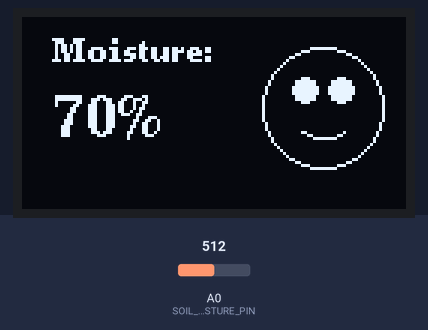
The program below on a simulated Arduino Nano, built with avr-gcc and run on an emulated ATmega328P. On the bench: 128×64 one-colour display. Inputs (shaded band) come from the test bench; at power-on: A0 (SOIL_MOISTURE_PIN) = 512.

Above: at 3.2 s.
3.3 s: A0 (SOIL_MOISTURE_PIN) set to 716
At 5.4 s:
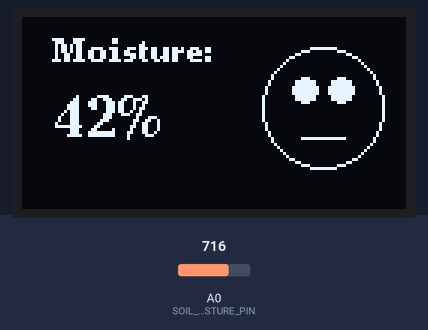
6.0 s: A0 (SOIL_MOISTURE_PIN) set to 900
At 6.5 s:
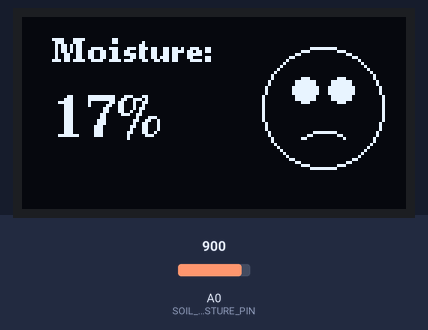
8.7 s: A0 (SOIL_MOISTURE_PIN) set to 1023
At 11.3 s:
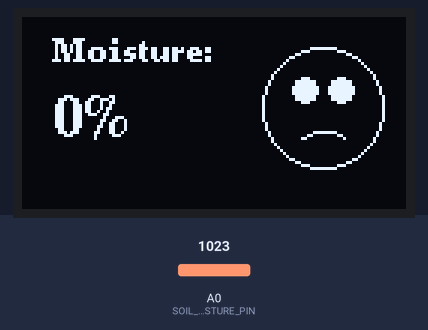
Timing chart, 0 to 12.8 s (numbered marks = the images above; inputs shaded):
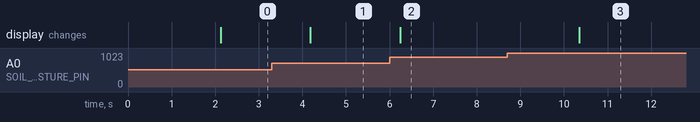

The program:

main.cpp
```cpp
#include <Arduino.h>
#include <Wire.h>
#include <U8g2lib.h>

#define SOIL_MOISTURE_PIN A0

U8G2_SH1106_128X64_NONAME_F_HW_I2C u8g2(U8G2_R0, /* reset=*/ U8X8_PIN_NONE);

void drawFace(int x, int y, int mood) {

  u8g2.drawCircle(x, y, 20, U8G2_DRAW_ALL);
  u8g2.drawDisc(x - 6, y - 6, 4, U8G2_DRAW_ALL);
  u8g2.drawDisc(x + 6, y - 6, 4, U8G2_DRAW_ALL);

  if (mood == 1) { // Happy
    u8g2.drawLine(x - 7, y + 8, x - 3, y + 10);
    u8g2.drawLine(x - 3, y + 10, x + 3, y + 10);
    u8g2.drawLine(x + 3, y + 10, x + 7, y + 8);
  } else if (mood == 0) { // Neutral
    u8g2.drawLine(x - 7, y + 10, x + 7, y + 10);
  } else { // Sad
    u8g2.drawLine(x - 7, y + 10, x - 3, y + 8);
    u8g2.drawLine(x - 3, y + 8, x + 3, y + 8);
    u8g2.drawLine(x + 3, y + 8, x + 7, y + 10);
  }
}

void setup() {
  pinMode(SOIL_MOISTURE_PIN, INPUT);
  u8g2.begin();

  u8g2.clearBuffer();
  u8g2.setFont(u8g2_font_ncenB08_tr);
  u8g2.drawStr(5, 20, "Soil Sensor");
  u8g2.sendBuffer();
  delay(2000);
}

void loop() {
  int moistureValue = analogRead(SOIL_MOISTURE_PIN);
  int percentage = map(moistureValue, 1023, 300, 0, 100);

  u8g2.clearBuffer();

  u8g2.setFont(u8g2_font_ncenB08_tr);
  u8g2.drawStr(10, 15, "Moisture:");

  char buf[10];
  sprintf(buf, "%d%%", percentage);
  u8g2.setFont(u8g2_font_ncenB14_tr);
  u8g2.drawStr(10, 40, buf);

  if (percentage > 60) drawFace(100, 30, 1);
  else if (percentage >= 30) drawFace(100, 30, 0);
  else drawFace(100, 30, -1);

  u8g2.sendBuffer();
  delay(2000);
}
```

Measured:
- after the input at 3.3 s, the display: changes after 0.88 s (image 1)
- after the input at 6.0 s, the display: changes after 0.24 s (image 2)
- after the input at 8.7 s, the display: changes after 1.7 s (image 3)
